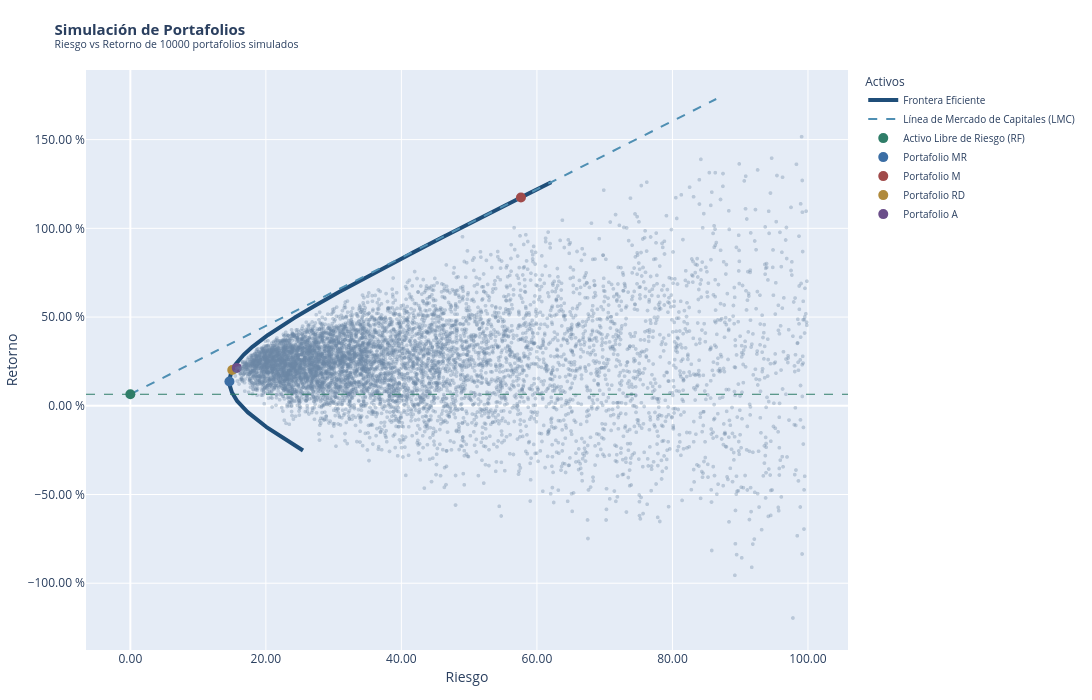

Source (notebook cell):
### Code cell
import plotly.express as px

# --- Construcción de la gráfica ---

# filtramos los datos de nuestro portafolio /// ponemos un límite
# obrenemos los valores de DT_Tasas que cumplen con la condición de riesgo menor a  1 /// 100%

df_filtrado = 100 * dt_Tasas[dt_Tasas["Riesgo"] <= 1]

# Paleta de colores profesional
color_sim = "#6b86a4"
color_frontier = "#1f4e79"
color_lmc = "#4f8fb3"
color_rf = "#2f7d68"
color_mr = "#3b6ea5"
color_m = "#a04a4a"
color_rd = "#b08a3b"
color_a = "#6b4e8a"

# creamos la gráfica

fig_port_ef = px.scatter(df_filtrado, x="Riesgo", y="Retorno",
                 title=f"<b>Simulación de Portafolios</b><br><sup>Riesgo vs Retorno de {n_simulaciones} portafolios simulados</sup>",
                 color_discrete_sequence=[color_sim],
                 opacity=0.35,
                 )

# hacemos más tenues los puntos simulados
fig_port_ef.update_traces(marker=dict(size=4), selector=dict(mode="markers"))

# --- Frontera eficiente ---
# creamos una secuencia de números espaciados uniformemente

rend_deseado_range = np.linspace(-0.001, 0.005, 5000)

# Creamos listas facias para almacenar los datos

esperanza_frontera = []
varianza_frontera = []

# iteramos para la obtención de información de nuestra frontera

for rend_deseado in rend_deseado_range:
    # ultima columna de la matriz de RD
    # submatriz A
    
    # penultima col de la matriz RD
    # submatriz B
    
    suma_columnasAB = submatrizA * rend_deseado + submatrizB
    wi_rend_dado = suma_columnasAB[:num_columnas]
    
    # Esperanza del portafolio
    esp_port_rend_dado = (wi_rend_dado @ esperanza_activos) * 252 * 100
    var_port_rend_dado = np.sqrt(wi_rend_dado @ matriz_var_principal @ wi_rend_dado * 252) * 100
    
    # Agregamos la información a las listas
    esperanza_frontera.append(esp_port_rend_dado)
    varianza_frontera.append(var_port_rend_dado)


# agrupamos los datos en un diccionario

data = {"Rendimiento Esperado": esperanza_frontera, "Riesgo (Desviación Estándar)": varianza_frontera}

# creamos un dataframe
df_frontera_eficiente = pd.DataFrame(data)


# extraemos los datos de la frontera

fig_port_ef.add_trace(go.Scatter(
    x = df_frontera_eficiente["Riesgo (Desviación Estándar)"],  # Eje X con los valores de riesgo de la frontera eficiente
    y = df_frontera_eficiente["Rendimiento Esperado"],  # Eje Y con los valores de rendimiento esperado de la frontera eficiente
    mode = 'lines',  # Modo de visualización (líneas)
    name = "Frontera Eficiente",  # Nombre para la leyenda
    line = dict(color = color_frontier, width=4),  # Color y estilo de línea para la frontera eficiente
    # Nombre para la leyenda de la frontera eficiente
    hovertemplate = "Riesgo: %{x:.2f}%<br>Retorno: %{y:.2f}%",  # Formato de la información al pasar el cursor sobre la curva de la frontera eficiente
))

# Calculamos LMC
pendiente = (ren_M - ren_rf) / (var_M)  # Pendiente de la línea que conecta el activo libre de riesgo con el portafolio M
x_lmc = np.linspace(0, var_M *1.5, 100)
y_lmc = ren_rf + pendiente * x_lmc


# config de nuestras lineas y ports opt
my_hover = "Riesgo: %{x:.2f}%<br>Retorno: %{y:.2f}%<extra></extra>"

# mod la LMC

fig_port_ef.add_trace(go.Scatter(
    x = x_lmc,  # Eje X con los valores de riesgo para la línea de mercado de capitales
    y = y_lmc,  # Eje Y con los valores de rendimiento para la línea de mercado de capitales
    mode = 'lines',  # Modo de visualización (líneas)
    name = "Línea de Mercado de Capitales (LMC)",  # Nombre para la leyenda
    line = dict(color = color_lmc, width=2, dash='dash'),  # Color y estilo de línea para la LMC
    hovertemplate = my_hover  # Formato de la información al pasar el cursor sobre la curva de la LMC
))

# puntos de referencia

puntos = [
    (var_rf, ren_rf, color_rf ,"Activo Libre de Riesgo (RF)"),
    (var_MR, ren, color_mr, "Portafolio MR"),
    (var_M, ren_M, color_m, "Portafolio M"),
    (var_RD, ren_RD, color_rd, "Portafolio RD"),
    (var_A, ren_A, color_a, "Portafolio A")
]

# creamos un far para añadir los puntos opt al gráfico

for x_val, y_val, color, nombre in puntos:
    fig_port_ef.add_trace(go.Scatter(
        x = [x_val],  # Eje X con el valor de riesgo del punto de referencia
        y = [y_val],  # Eje Y con el valor de rendimiento del punto de referencia
        mode = 'markers',  # Modo de visualización (marcadores)
        name = nombre,  # Nombre para la leyenda del punto de referencia
        marker = dict(color = color, size=10),  # Color y tamaño del marcador para el punto de referencia
        hovertemplate = my_hover,
    ))

# modificamos los puntos de nuestro gráfico

fig_port_ef.update_traces(
    selector = dict(mode = "markers"),
    hovertemplate = my_hover,
)

# añadimos nuestra linea horizontal
fig_port_ef.add_hline(
    y = ren_rf,  # Posición en el eje Y para la línea horizontal (rendimiento del activo libre de riesgo)
    line_dash = "dash",  # Estilo de línea (en este caso, línea discontinua)
    line_color = color_rf,  # Color de la línea horizontal
    line_width = 1,  # Ancho de la línea horizontal
)

# modificamos el formato de nuestros ejes

fig_port_ef.update_layout(
    title_font_size = 15,  # Tamaño de la fuente del título
    legend_title = "Activos", # Título para la leyenda del gráfico
    legend = dict(font=dict(size=10)), #
    hovermode = "x unified",  # Modo de visualización de la información al pasar el cursor sobre el gráfico
    template = "plotly",
    width = 1100,
    height = 700,
    margin = dict(l=60, r=20, t=70, b=50),
    #forzamos formato
    xaxis = dict(
        title = "Riesgo",
        title_standoff = 6,
        tickformat = ".2f"  # Formato de los valores del eje X con dos decimales
    ),
    yaxis = dict(
        title = "Retorno",
        title_standoff = 6,
        tickformat = ".2f",  # Formato de los valores del eje Y con dos decimales
        ticksuffix = " %", # Sufijo para los valores del eje Y (en este caso, un espacio seguido de "%")
        exponentformat = "none"  # Evita la notación científica en los valores del eje Y
    ),
)


fig_port_ef.show()

### Figure 1 — Plotly figure (JSON) as saved in the notebook; plotly's stock layout.template omitted (floating-point values rounded to 4 significant figures; data arrays with more than 128 entries replaced by an {"elided": "..."} marker saying what was removed)
{"data": [{"hovertemplate": "Riesgo: %{x:.2f}%<br>Retorno: %{y:.2f}%<extra></extra>", "legendgroup": "", "marker": {"color": "#6b86a4", "opacity": 0.35, "size": 4, "symbol": "circle"}, "mode": "markers", "name": "", "showlegend": false, "type": "scattergl", "x": {"elided": "7711 float values"}, "xaxis": "x", "y": {"elided": "7711 float values"}, "yaxis": "y"}, {"hovertemplate": "Riesgo: %{x:.2f}%<br>Retorno: %{y:.2f}%", "line": {"color": "#1f4e79", "width": 4}, "mode": "lines", "name": "Frontera Eficiente", "type": "scatter", "x": {"elided": "5000 float values"}, "y": {"elided": "5000 float values"}}, {"hovertemplate": "Riesgo: %{x:.2f}%<br>Retorno: %{y:.2f}%<extra></extra>", "line": {"color": "#4f8fb3", "dash": "dash", "width": 2}, "mode": "lines", "name": "Línea de Mercado de Capitales (LMC)", "type": "scatter", "x": [0.0, 0.8733, 1.747, 2.62, 3.493, 4.367, 5.24, 6.113, 6.987, 7.86, 8.733, 9.607, 10.48, 11.35, 12.23, 13.1, 13.97, 14.85, 15.72, 16.59, 17.47, 18.34, 19.21, 20.09, 20.96, 21.83, 22.71, 23.58, 24.45, 25.33, 26.2, 27.07, 27.95, 28.82, 29.69, 30.57, 31.44, 32.31, 33.19, 34.06, 34.93, 35.81, 36.68, 37.55, 38.43, 39.3, 40.17, 41.05, 41.92, 42.79, 43.67, 44.54, 45.41, 46.29, 47.16, 48.03, 48.91, 49.78, 50.65, 51.53, 52.4, 53.27, 54.15, 55.02, 55.89, 56.77, 57.64, 58.51, 59.39, 60.26, 61.13, 62.01, 62.88, 63.75, 64.63, 65.5, 66.37, 67.25, 68.12, 68.99, 69.87, 70.74, 71.61, 72.49, 73.36, 74.23, 75.11, 75.98, 76.85, 77.73, 78.6, 79.47, 80.35, 81.22, 82.09, 82.97, 83.84, 84.71, 85.59, 86.46], "y": [6.5, 8.181, 9.861, 11.54, 13.22, 14.9, 16.58, 18.26, 19.95, 21.63, 23.31, 24.99, 26.67, 28.35, 30.03, 31.71, 33.39, 35.07, 36.75, 38.43, 40.11, 41.79, 43.48, 45.16, 46.84, 48.52, 50.2, 51.88, 53.56, 55.24, 56.92, 58.6, 60.28, 61.96, 63.64, 65.32, 67.01, 68.69, 70.37, 72.05, 73.73, 75.41, 77.09, 78.77, 80.45, 82.13, 83.81, 85.49, 87.17, 88.85, 90.54, 92.22, 93.9, 95.58, 97.26, 98.94, 100.6, 102.3, 104.0, 105.7, 107.3, 109.0, 110.7, 112.4, 114.1, 115.7, 117.4, 119.1, 120.8, 122.5, 124.1, 125.8, 127.5, 129.2, 130.9, 132.6, 134.2, 135.9, 137.6, 139.3, 141.0, 142.6, 144.3, 146.0, 147.7, 149.4, 151.0, 152.7, 154.4, 156.1, 157.8, 159.4, 161.1, 162.8, 164.5, 166.2, 167.8, 169.5, 171.2, 172.9]}, {"hovertemplate": "Riesgo: %{x:.2f}%<br>Retorno: %{y:.2f}%<extra></extra>", "marker": {"color": "#2f7d68", "size": 10}, "mode": "markers", "name": "Activo Libre de Riesgo (RF)", "type": "scatter", "x": [0], "y": [6.5]}, {"hovertemplate": "Riesgo: %{x:.2f}%<br>Retorno: %{y:.2f}%<extra></extra>", "marker": {"color": "#3b6ea5", "size": 10}, "mode": "markers", "name": "Portafolio MR", "type": "scatter", "x": [14.62], "y": [13.64]}, {"hovertemplate": "Riesgo: %{x:.2f}%<br>Retorno: %{y:.2f}%<extra></extra>", "marker": {"color": "#a04a4a", "size": 10}, "mode": "markers", "name": "Portafolio M", "type": "scatter", "x": [57.64], "y": [117.4]}, {"hovertemplate": "Riesgo: %{x:.2f}%<br>Retorno: %{y:.2f}%<extra></extra>", "marker": {"color": "#b08a3b", "size": 10}, "mode": "markers", "name": "Portafolio RD", "type": "scatter", "x": [15.04], "y": [20.16]}, {"hovertemplate": "Riesgo: %{x:.2f}%<br>Retorno: %{y:.2f}%<extra></extra>", "marker": {"color": "#6b4e8a", "size": 10}, "mode": "markers", "name": "Portafolio A", "type": "scatter", "x": [15.71], "y": [21.34]}], "layout": {"height": 700, "hovermode": "x unified", "legend": {"font": {"size": 10}, "title": {"text": "Activos"}, "tracegroupgap": 0}, "margin": {"b": 50, "l": 60, "r": 20, "t": 70}, "shapes": [{"line": {"color": "#2f7d68", "dash": "dash", "width": 1}, "type": "line", "x0": 0, "x1": 1, "xref": "x domain", "y0": 6.5, "y1": 6.5, "yref": "y"}], "title": {"font": {"size": 15}, "text": "<b>Simulación de Portafolios</b><br><sup>Riesgo vs Retorno de 10000 portafolios simulados</sup>"}, "width": 1100, "xaxis": {"anchor": "y", "domain": [0, 1], "tickformat": ".2f", "title": {"standoff": 6, "text": "Riesgo"}}, "yaxis": {"anchor": "x", "domain": [0, 1], "exponentformat": "none", "tickformat": ".2f", "ticksuffix": " %", "title": {"standoff": 6, "text": "Retorno"}}}}
